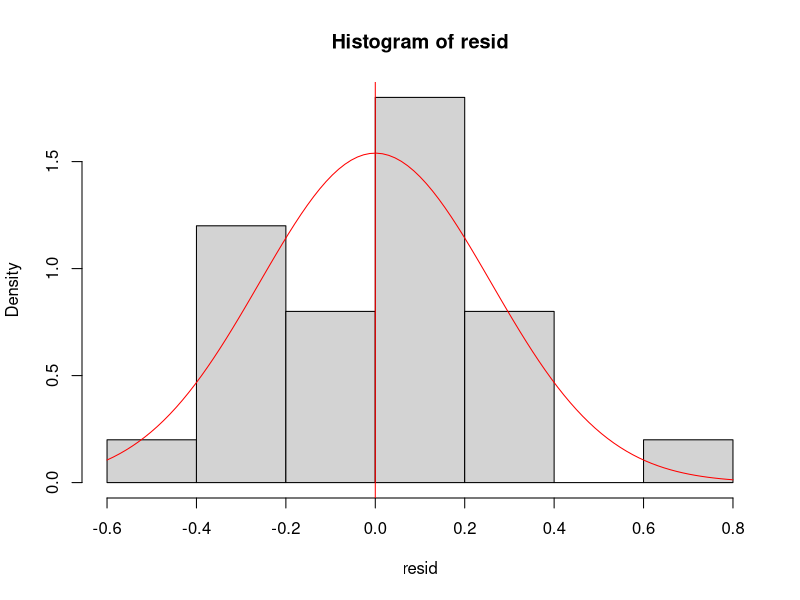
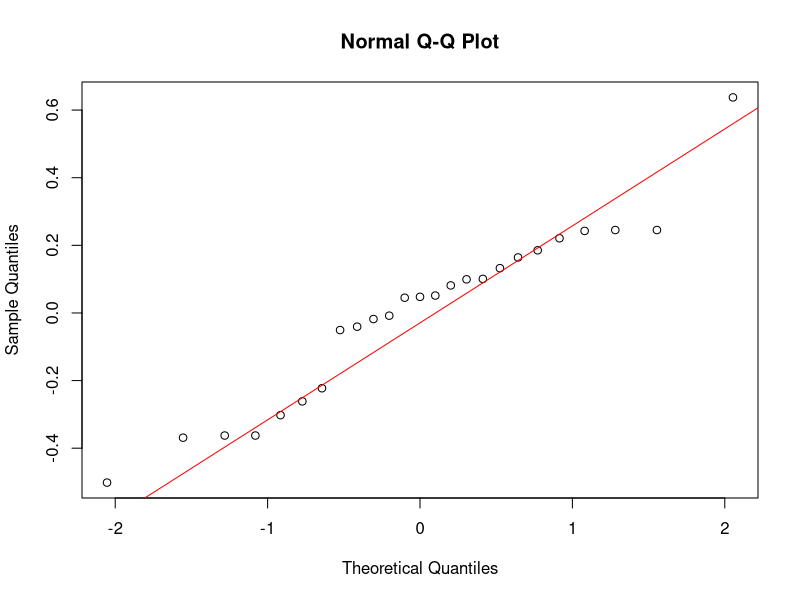
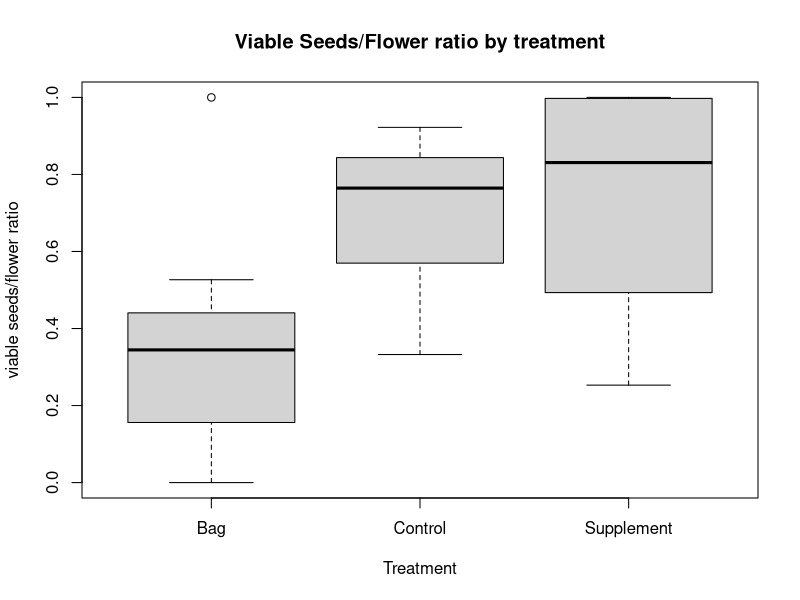
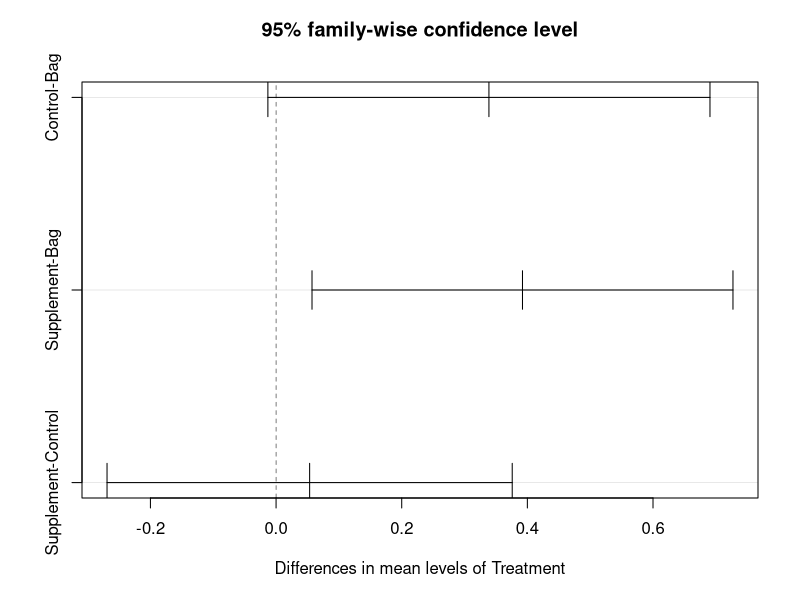

Recreate these plots in R, in order.
# /////////////////////////////////////////////////////////////////////////
# ANOVA for pollen supplementation and breeding system experiment
# /////////////////////////////////////////////////////////////////////////

rm(list = ls()) # remove all objects (if any)


# Read data ---------------------------------------------------------------

# Read csv file as data frame
Carduus_data <- read.csv(file   = "data/Carduus_data.csv", 
                         header = TRUE,
                         strip.white = TRUE)
# NOTE: 
# for the German Windows operating system you most probably need to replace
# read.csv() with read.csv2() function (that is, sep = ";" and dec = ",")


# Run ANOVA ---------------------------------------------------------------

# We first run the ANOVA model to get its error terms/residuals and 
# check assumptions on them.
# ANOVA is a parametric test and because of that we need to check 
# the assumptions of normality and homogeneity of the residuals.
# EXTRA: what if assumptions are note met:
# https://stats.stackexchange.com/a/91881/95505

aov_model <- aov(Ratio ~ Treatment, data = Carduus_data)
# or also: 
# aov_model <- anova(lm(Ratio ~ Treatment, data = Carduus_data))

# Many objects in R have names
names(aov_model)

# Get the error terms/residuals
resid <- aov_model$residuals


# Check normality assuption -----------------------------------------------

# We check the normality of the error terms/residuals from the model:

# ... Using graphical tools -----------------------------------------------

# Histogram
hist(resid, probability = TRUE)
mean(resid)
abline(v = mean(resid), col = "red")
curve(dnorm(x,
            mean = mean(resid, na.rm = TRUE),
            sd   = sd(resid, na.rm = TRUE)),
      add = TRUE, 
      col = "red")

# Q-Q plots (quantile versus quantile plot)
qqnorm(resid); qqline(resid, col="red")


# ... Using statistical tests ---------------------------------------------

# Common tests for normality are Kolmogorov-Smirnov test and Shapiro-Wilk.

ks.test(resid, "pnorm", mean(resid), sd(resid)) 
shapiro.test(resid)

# For each case, the p-values were above the 5% significance level, 
# so there is not enough evidence to reject the null hypothesis.
# The null hypothesis assumes that our residuals come from a normally 
# distributed population of residuals.
# So our data might not be different from a normal distribution 
# (therefore, we can assume that the residuals are normally distributed).


# Check homogeneity of variance -------------------------------------------

# We check the homogeneity of variance of the error terms/residuals 
# from the model:

# ... Using graphical tools -----------------------------------------------

# Boxplot
boxplot(Ratio ~ Treatment,
        data = Carduus_data,
        main = "Viable Seeds/Flower ratio by treatment",
        ylab = "viable seeds/flower ratio")
# When the hinge-spread in one box is two- to three-times greater 
# in most variable and least variable groups should alert you to 
# possible heteroscedasticity 
# (but this can be unreliable when samples are small)
# from: http://www.sjsu.edu/faculty/gerstman/StatPrimer/anova-b.pdf


# ... Using statistical tests ---------------------------------------------

# Bartlett's test
bartlett.test(Ratio ~ Treatment, data = Carduus_data)

# Levene's test
# Is considered more robust to departures from normality than Bartlett's test.
# install.packages("car")
library(car)
# Computes Levene's test for homogeneity of variance across groups
leveneTest(Ratio ~ Treatment, data = Carduus_data)

# The group variances are not statistically different.


# ANOVA summary & "post hoc" tests ----------------------------------------

summary(aov_model)

# The F-value is 4.758, which is bigger than 1 and the p-value 0.0192 
# is smaller than the 0.05 significance level. 
# As a result, you have almost 5 times (4.758~5) as much between group variance 
# as within group variance, 
# so there is evidence for an effect of the treatments. 
# The F-test indicates a statistical significant difference between groups. 
# Now you might want to know specifically between which groups 
# there are statistically significant differences.

# To address this question we need to run a "post hoc" test. 
# Differences between the means can be displayed with TukeyHSD 
# (Honest Significant Differences)
TukeyHSD(aov_model)
# We can see that the difference in means between supplement and bag 
# is statistically significant 
# (p-value 0.019 < 0.05 significance level).

# Another way to check for statistically significant differences between means 
# is to check if their confidence intervals are containing zero or not:
plot(TukeyHSD(aov_model))
# If a CI contains zero, it means that that particular difference 
# is not statistically different from zero. 
# That means, that there is no statistically significant differences 
# between the two groups.
# Note here that even though the p-val of Control-Bag difference 
# is not significant, the CI still contains the zero. 
# Perhaps if the sample size is increased then such contradiction 
# will disappear. 
# Note that P-value based conclusions are more popular.


# Degree autogamy and effect size of pollen limitation --------------------

# Degree of Autogamy (AFI ratio , auto-fertility index)
bag <- Carduus_data[Carduus_data$Treatment == "Bag", "Ratio"]
sup <- Carduus_data[Carduus_data$Treatment == "Supplement", "Ratio"]
mean(bag) / mean(sup)
# [1] 0.4803156
# Ratio value above 0.2 indicates that the plant is not pollinator dependent 
# (Rogers & Ellis 2016).
# A low value (i.e. close to 0) indicates high dependency on animal pollination

# Magnitude (effect size) of Pollen Limitation (the log response ratio)
con <- Carduus_data[Carduus_data$Treatment == "Control", "Ratio"]
log(mean(sup) + 0.5) - log(mean(con) + 0.5)
# [1] 0.04350471
# A high value for degree of pollen limitation indicates that the plant 
# is pollen limited.
# A low value (i.e., close to 0) indicates no pollen limitation.
